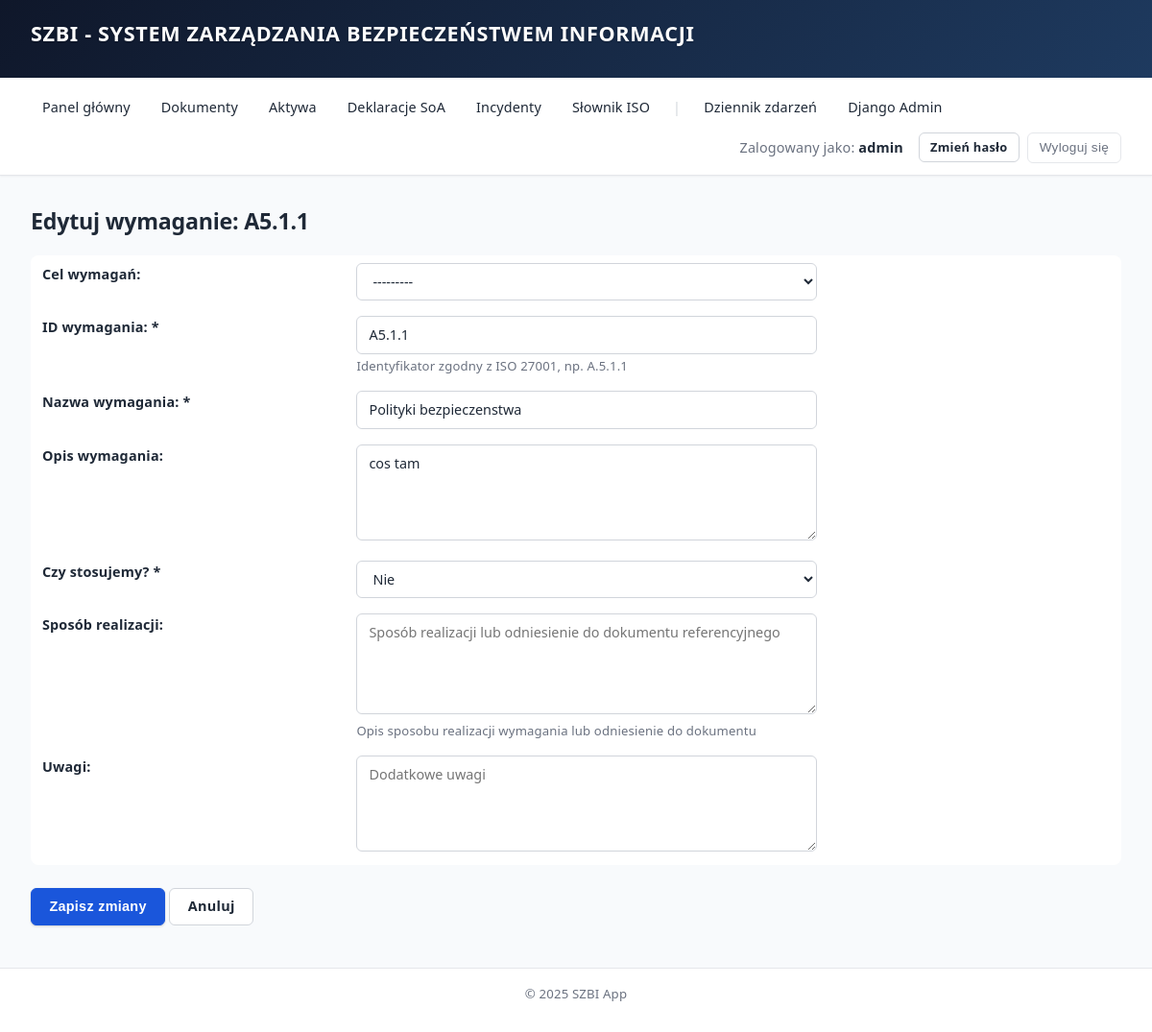
/slownik/wymagania/1/edytuj/ (signed in), run on the app's committed database.
### dictionary/models.py (models this page shows, shortened)
class ISORequirement(models.Model):
    STATUS_CHOICES = [
        ('yes', 'Tak'),
        ('no', 'Nie'),
        ('partial', 'Częściowo'),
        ('not_applicable', 'Nie dotyczy'),
    ]
    objective = models.ForeignKey(
        ISOObjective,
        on_delete=models.CASCADE,
        related_name='requirements',
        verbose_name="Cel wymagań",
        null=True,
        blank=True,
    )
    iso_id = models.CharField(
        max_length=20,
        unique=True,
        verbose_name="ID wymagania",
        help_text="Identyfikator zgodny z ISO 27001, np. A.5.1.1"
    )
    name = models.CharField(
        max_length=500,
        verbose_name="Nazwa wymagania"
    )
    description = models.TextField(
        blank=True,
        verbose_name="Opis wymagania"
    )
    is_applied = models.CharField(
        max_length=20,
        choices=STATUS_CHOICES,
        default='no',
        verbose_name="Czy stosujemy?"
    )
    implementation_method = models.TextField(
        blank=True,
        verbose_name="Sposób realizacji / Dokument referencyjny",
        help_text="Opis sposobu realizacji wymagania lub odniesienie do dokumentu"
    )
    notes = models.TextField(
        blank=True,
        verbose_name="Uwagi"
    )
    created_at = models.DateTimeField(
        auto_now_add=True,
        verbose_name="Data utworzenia"
    )
    updated_at = models.DateTimeField(
        auto_now=True,
        verbose_name="Data modyfikacji"
    )
    created_by = models.ForeignKey(
        User,
        on_delete=models.SET_NULL,
        null=True,
        blank=True,
        related_name='created_iso_requirements',
        verbose_name="Utworzył"
    )
    updated_by = models.ForeignKey(
        User,
        on_delete=models.SET_NULL,
        null=True,
        blank=True,
        related_name='updated_iso_requirements',
        verbose_name="Zmodyfikował"
    )
    class Meta:
        verbose_name = "Wymaganie ISO"
        verbose_name_plural = "Wymagania ISO"
        ordering = ['iso_id']

### dictionary/views.py (the view)
# urls.py: path('wymagania/<int:pk>/edytuj/', views.iso_requirement_update, name='iso_requirement_update'),
@login_required
@dictionary_permission_required
def iso_requirement_update(request, pk):
    iso_req = get_object_or_404(ISORequirement, pk=pk)
    if request.method == 'POST':
        form = ISORequirementForm(request.POST, instance=iso_req)
        if form.is_valid():
            iso_req = form.save(commit=False)
            iso_req.updated_by = request.user
            iso_req.save()
            log_activity(request, 'update', iso_req,
                        f'Zaktualizowano wymaganie ISO "{iso_req.iso_id}"')
            messages.success(request, f'Wymaganie ISO "{iso_req.iso_id}" zostało zaktualizowane.')
            return redirect('dictionary:iso_requirement_detail', pk=iso_req.pk)
    else:
        form = ISORequirementForm(instance=iso_req)
    return render(request, 'dictionary/iso_requirement_form.html', {
        'form': form,
        'iso_req': iso_req,
        'title': f'Edytuj wymaganie: {iso_req.iso_id}',
        'is_edit': True,
    })

### dictionary/views.py (called while the page is built, shortened)
def has_dictionary_permission(user):
    if user.is_superuser or user.is_staff:
        return True

def dictionary_permission_required(view_func):
    @wraps(view_func)
    def wrapper(request, *args, **kwargs):
        if not has_dictionary_permission(request.user):
            return redirect('core:dashboard_access_denied')
        return view_func(request, *args, **kwargs)
    return wrapper

### templates/dictionary/iso_requirement_form.html (shortened to what this page needs)
{% extends 'base.html' %}
{% block content %}
<h2>{{ title }}</h2>
<form method="post" enctype="multipart/form-data">
    <table>
        <tr>
            <td><label for="id_objective"><strong>Cel wymagań:</strong></label></td>
            <td>
                {{ form.objective }}
            </td>
        </tr>
        <tr>
            <td><label for="id_iso_id"><strong>ID wymagania: *</strong></label></td>
            <td>
                {{ form.iso_id }}
                <br><small>{{ form.iso_id.help_text }}</small>
            </td>
        </tr>
        <tr>
            <td><label for="id_name"><strong>Nazwa wymagania: *</strong></label></td>
            <td>
                {{ form.name }}
            </td>
        </tr>
        <tr>
            <td><label for="id_description"><strong>Opis wymagania:</strong></label></td>
            <td>
                {{ form.description }}
            </td>
        </tr>
        <tr>
            <td><label for="id_is_applied"><strong>Czy stosujemy? *</strong></label></td>
            <td>
                {{ form.is_applied }}
            </td>
        </tr>
        <tr>
            <td><label for="id_implementation_method"><strong>Sposób realizacji:</strong></label></td>
            <td>
                {{ form.implementation_method }}
                <br><small>{{ form.implementation_method.help_text }}</small>
            </td>
        </tr>
        <tr>
            <td><label for="id_notes"><strong>Uwagi:</strong></label></td>
            <td>
                {{ form.notes }}
            </td>
        </tr>
    </table>
    <p>
        <button type="submit">{% if is_edit %}Zapisz zmiany{% else %}Dodaj wymaganie{% endif %}</button>
        <a href="{% url 'dictionary:iso_tree' %}" class="btn btn-outline">Anuluj</a>
    </p>
</form>
{% endblock %}

### templates/base.html (shortened to what this page needs)
{% load static %}
<!DOCTYPE html>
<html lang="pl">
<head>
    <link rel="stylesheet" href="{% static 'css/style.css' %}">
</head>
<body>
    <header>
        <h1>SZBI - System Zarządzania Bezpieczeństwem Informacji</h1>
    </header>
    <nav>
        {% if user.is_authenticated %}
            <a href="{% url 'core:dashboard' %}">Panel główny</a>
            <a href="/documents/">Dokumenty</a>
            <a href="/aktywa/">Aktywa</a>
            <a href="/deklaracje/">Deklaracje SoA</a>
            <a href="/incydenty/">Incydenty</a>
            <a href="/slownik/">Słownik ISO</a>
            {% if user.is_staff %}
                <span class="nav-separator">|</span>
                <a href="{% url 'core:activity_log_list' %}">Dziennik zdarzeń</a>
                <a href="/admin/">Django Admin</a>
            {% endif %}
            <span>Zalogowany jako: <strong>{{ user.username }}</strong></span>
            <a href="{% url 'core:password_change' %}" class="btn btn-sm btn-outline" style="margin-left: 0.5rem;">Zmień hasło</a>
            <form method="post" action="{% url 'logout' %}">
                <button type="submit">Wyloguj się</button>
            </form>
        {% else %}
            <a href="{% url 'login' %}">Zaloguj się</a>
        {% endif %}
    </nav>
    <main>
        {% block content %}
        {% endblock %}
    </main>
    <footer>
        <p>&copy; 2025 SZBI App</p>
    </footer>
</body>
</html>

### data on the page
ISORequirement: objective "---------", iso_id "A5.1.1", name "Polityki bezpieczenstwa", description "cos tam", is_applied "Nie"

### other printed values
{{ user.username }} "admin"
{{ title }} "Edytuj wymaganie: A5.1.1"
